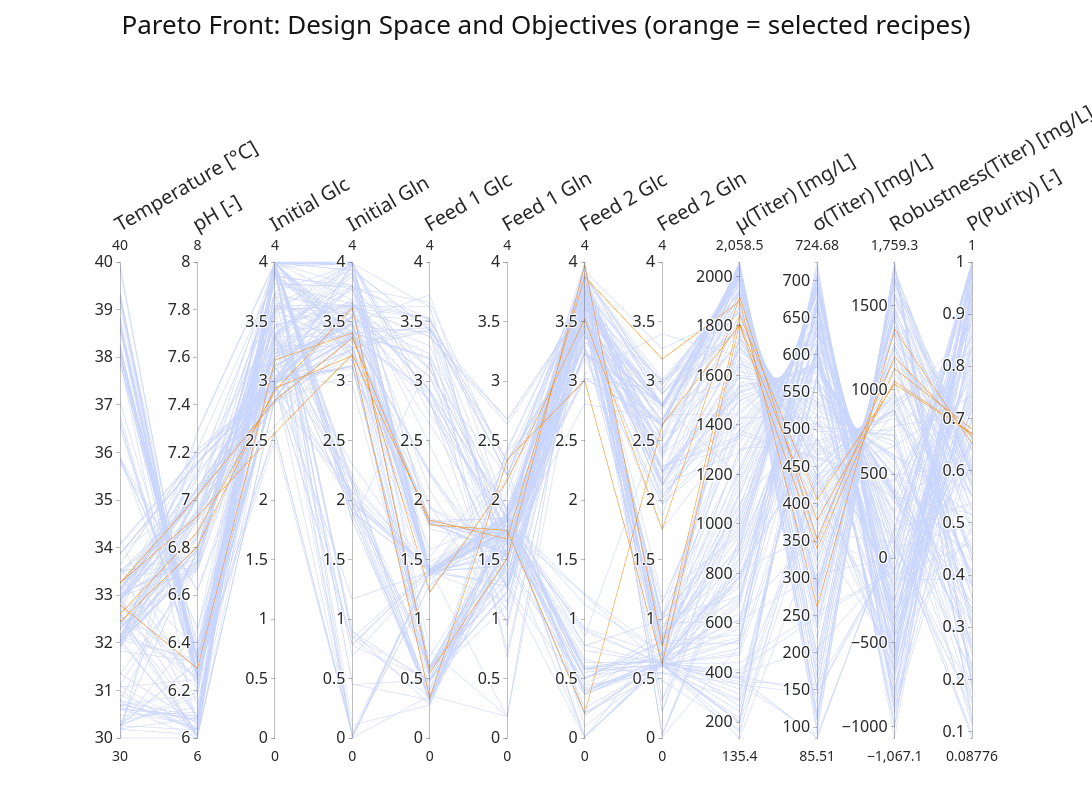

Notebook cell for this chart:
### Code cell
# Parallel coordinate plot: objectives + design space variables only
# Interactive: drag along any axis to select a range (click the axis again to clear)
from pathlib import Path

import pandas as pd
import plotly.graph_objects as go
from paretodo.data_models import InvestigationSpace

PARETO_LINE_COLOR = "#C9D6FF"  # pale so the orange selected recipes stand out
SELECTED_LINE_COLOR = "#FF8C00"

PARCOORDS_LABELS = {
    "temperature": "Temperature [°C]",
    "ph_value": "pH [-]",
    "initial_glc": "Initial Glc",
    "initial_gln": "Initial Gln",
    "feed_1_glc": "Feed 1 Glc",
    "feed_1_gln": "Feed 1 Gln",
    "feed_2_glc": "Feed 2 Glc",
    "feed_2_gln": "Feed 2 Gln",
    "obj:max(μ(product_concentration))": "μ(Titer) [mg/L]",
    "obj:max(σ(product_concentration))": "σ(Titer) [mg/L]",
    "obj:max(R(product_concentration))": "Robustness(Titer) [mg/L]",
    "obj:max(P(purity))": "P(Purity) [-]",
}

_pareto_df = pd.read_csv(f"{LOCAL_TEMP_DIR}/{MLFLOW_RUN}/{ITERATION}/pareto_front_predictions.csv")
_inv_space = InvestigationSpace.from_json(
    Path(f"{LOCAL_TEMP_DIR}/{MLFLOW_RUN}/general/investigation_space.json")
)

# Selected recipes last so their lines are drawn on top
_selected = [i for i in EXPERIMENT_RECIPES if i < len(_pareto_df)]
_order = [i for i in range(len(_pareto_df)) if i not in _selected] + _selected
_plot_df = _pareto_df.iloc[_order]
_is_selected = [1 if i in _selected else 0 for i in _order]

# Design variables use the investigation-space bounds, objectives the data range
dims = [(v.name, v.min, v.max) for v in _inv_space.variables if v.name in _plot_df.columns]
dims += [(c, _plot_df[c].min(), _plot_df[c].max()) for c in _plot_df.columns if c.startswith("obj:")]

parcoords_fig = go.Figure(go.Parcoords(
    dimensions=[
        dict(label=PARCOORDS_LABELS.get(col, col), values=_plot_df[col], range=[float(lo), float(hi)])
        for col, lo, hi in dims
    ],
    line=dict(
        color=_is_selected, cmin=0, cmax=1, showscale=False,
        colorscale=[[0.0, PARETO_LINE_COLOR], [0.5, PARETO_LINE_COLOR],
                    [0.5, SELECTED_LINE_COLOR], [1.0, SELECTED_LINE_COLOR]],
    ),
    unselected=dict(line=dict(color="lightgray", opacity=0.2)),
    labelangle=-30,
    labelside="top",
    labelfont=dict(size=20),
    tickfont=dict(size=16),
    rangefont=dict(size=14),
))
parcoords_fig.update_layout(
    template=fig_full.layout.template,
    width=1500, height=800,
    title=dict(text="Pareto Front: Design Space and Objectives (orange = selected recipes)",
               font=dict(size=26), x=0.5, xanchor="center", y=0.98, yanchor="top"),
    margin=dict(l=120, r=120, t=260, b=60),
)
parcoords_fig.show()
parcoords_fig.write_image(f"{PDF_FOLDER}/pareto_parcoords.pdf")

### Figure 1 — Plotly figure (JSON) as saved in the notebook; plotly's stock layout.template omitted (floating-point values rounded to 4 significant figures; data arrays with more than 128 entries replaced by an {"elided": "..."} marker saying what was removed)
{"data": [{"dimensions": [{"label": "Temperature [°C]", "range": [30, 40], "values": {"elided": "200 float values"}}, {"label": "pH [-]", "range": [6, 8], "values": {"elided": "200 float values"}}, {"label": "Initial Glc", "range": [0, 4], "values": {"elided": "200 float values"}}, {"label": "Initial Gln", "range": [0, 4], "values": {"elided": "200 float values"}}, {"label": "Feed 1 Glc", "range": [0, 4], "values": {"elided": "200 float values"}}, {"label": "Feed 1 Gln", "range": [0, 4], "values": {"elided": "200 float values"}}, {"label": "Feed 2 Glc", "range": [0, 4], "values": {"elided": "200 float values"}}, {"label": "Feed 2 Gln", "range": [0, 4], "values": {"elided": "200 float values"}}, {"label": "μ(Titer) [mg/L]", "range": [135.4, 2058.0], "values": {"elided": "200 float values"}}, {"label": "σ(Titer) [mg/L]", "range": [85.51, 724.7], "values": {"elided": "200 float values"}}, {"label": "Robustness(Titer) [mg/L]", "range": [-1067.0, 1759.0], "values": {"elided": "200 float values"}}, {"label": "P(Purity) [-]", "range": [0.08776, 1], "values": {"elided": "200 float values"}}], "labelangle": -30, "labelfont": {"size": 20}, "labelside": "top", "line": {"cmax": 1, "cmin": 0, "color": {"elided": "200 int values"}, "colorscale": [[0, "#C9D6FF"], [0.5, "#C9D6FF"], [0.5, "#FF8C00"], [1, "#FF8C00"]], "showscale": false}, "rangefont": {"size": 14}, "tickfont": {"size": 16}, "type": "parcoords", "unselected": {"line": {"color": "lightgray", "opacity": 0.2}}}], "layout": {"height": 800, "margin": {"b": 60, "l": 120, "r": 120, "t": 260}, "title": {"font": {"size": 26}, "text": "Pareto Front: Design Space and Objectives (orange = selected recipes)", "x": 0.5, "xanchor": "center", "y": 0.98, "yanchor": "top"}, "width": 1500}}
